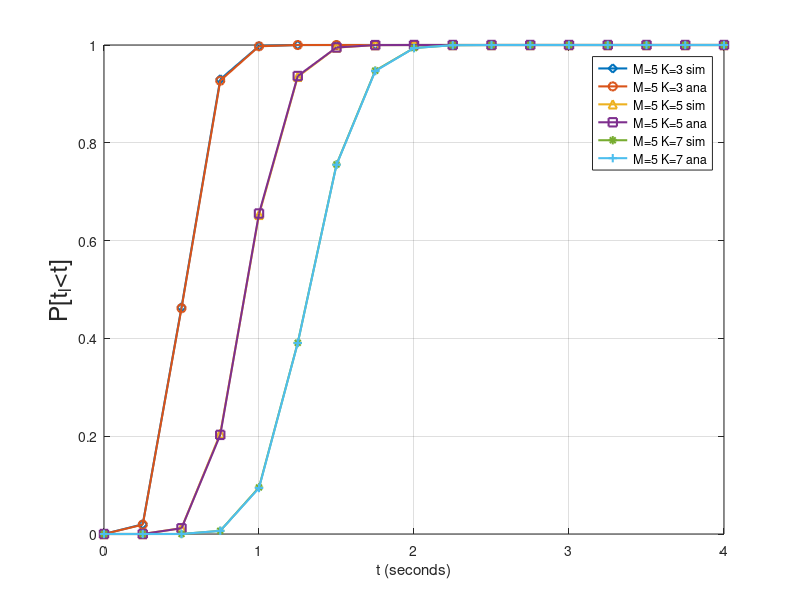

This figure's MATLAB source:
%% Performance
%M = [2:20];
%M = [1:20];
M = [0:0.25:10];

m5k3_sim = [0	0.01986	0.46342	0.92988	0.9978	0.99994	1	1	1	1	1	1	1	1	1	1	1	1	1	1	1	1	1	1	1	1	1	1	1	1	1	1	1	1	1	1	1	1	1	1	1];
m5k3_ana = [0	0.019098	0.461735	0.926989	0.997355	0.999964	1	1	1	1	1	1	1	1	1	1	1	1	1	1	1	1	1	1	1	1	1	1	1	1	1	1	1	1	1	1	1	1	1	1	1];

m5k5_sim = [0	0	0.01196	0.2052	0.65264	0.93492	0.9947	0.99988	1	1	1	1	1	1	1	1	1	1	1	1	1	1	1	1	1	1	1	1	1	1	1	1	1	1	1	1	1	1	1	1	1];
m5k5_ana = [0	0.00001	0.011719	0.202715	0.655411	0.936598	0.994994	0.999812	0.999996	1	1	1	1	1	1	1	1	1	1	1	1	1	1	1	1	1	1	1	1	1	1	1	1	1	1	1	1	1	1	1	1];

m5k7_sim = [0	0	0.00004	0.00646	0.09522	0.39098	0.75568	0.94764	0.9939	0.99964	1	1	1	1	1	1	1	1	1	1	1	1	1	1	1	1	1	1	1	1	1	1	1	1	1	1	1	1	1	1	1];
m5k7_ana = [0	0	0.00004	0.006395	0.094005	0.390466	0.755028	0.946636	0.993744	0.999589	0.999984	1	1	1	1	1	1	1	1	1	1	1	1	1	1	1	1	1	1	1	1	1	1	1	1	1	1	1	1	1	1];
i = i+1;
figure(i)
%plot(M,case_1,'-d')
%hold on
%plot(M,case_2,'-s')
%hold on
%plot(M,case_3,'-^')
%hold on

plot(M,m5k3_sim,'-d','LineWidth',1.5)
hold on
plot(M,m5k3_ana,'-o','LineWidth',1.5)
hold on
plot(M,m5k5_sim,'-^','LineWidth',1.5)
hold on
plot(M,m5k5_ana,'-s','LineWidth',1.5)
hold on
plot(M,m5k7_sim,'-*','LineWidth',1.5)
hold on
plot(M,m5k7_ana,'-+','LineWidth',1.5)
hold on
%plot(M,m5k5_sim,'-x')
%hold on
%plot(M,m5k5_ana,'-<')
%hold on

xlim([0,4]);

xlabel('t (seconds)')
ylabel('P[t_l<t]', 'FontSize', 18)
%legend('\lambda_i=0.1\lambda_1','\lambda_i=0.5\lambda_1','\lambda_i=0.9\lambda_1')
legend('M=5 K=3 sim','M=5 K=3 ana','M=5 K=5 sim','M=5 K=5 ana','M=5 K=7 sim','M=5 K=7 ana')
grid on